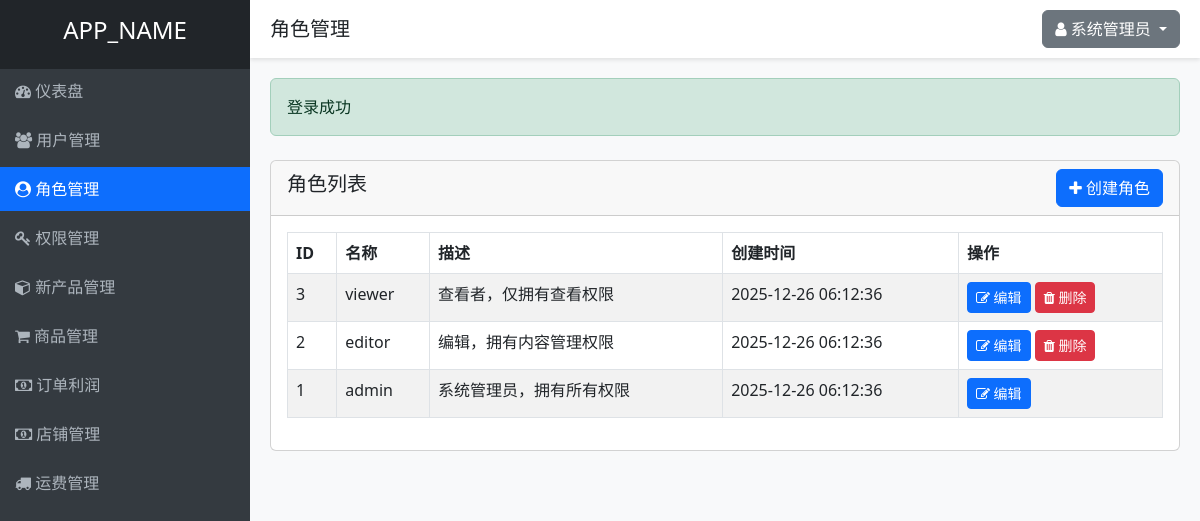
The app's page /roles.php (signed in) with its own data.
### tables this page shows
CREATE TABLE IF NOT EXISTS roles (
    id INT AUTO_INCREMENT PRIMARY KEY,
    name VARCHAR(50) NOT NULL UNIQUE,
    description TEXT,
    created_at TIMESTAMP DEFAULT CURRENT_TIMESTAMP,
    updated_at TIMESTAMP DEFAULT CURRENT_TIMESTAMP ON UPDATE CURRENT_TIMESTAMP
);

### controllers/RoleController.php (called while the page is built, shortened)
<?php
require_once APP_ROOT . '/models/Role.php';
require_once APP_ROOT . '/models/Permission.php';
require_once APP_ROOT . '/helpers/functions.php';
class RoleController {
    private $roleModel;
    public function __construct() {
        $this->roleModel = new Role();
    }
    public function index() {
        $roles = $this->roleModel->getAll();
        include VIEWS_DIR . '/layouts/header.php';
        include VIEWS_DIR . '/roles/index.php';
        include VIEWS_DIR . '/layouts/footer.php';
    }
}
?>

### helpers/functions.php (called while the page is built, shortened)
<?php
function isLoggedIn() {
    return isset($_SESSION['user_id']);
}
function getCurrentUserId() {
    return $_SESSION['user_id'] ?? null;
}
function hasPermission($permissionSlug) {
    require_once APP_ROOT . '/models/Permission.php';
    $permissionModel = new Permission();
    return $permissionModel->checkUserPermission(getCurrentUserId(), $permissionSlug);
}
?>

### includes/database.php (called while the page is built, shortened)
<?php
class Database {
    private static $instance = null;
    private $conn;
    private function __construct() {
        try {
            $this->conn = new PDO(
                "mysql:host=" . DB_HOST . ";dbname=" . DB_NAME . ";charset=utf8",
                DB_USER,
                DB_PASS,
                [
                    PDO::ATTR_ERRMODE => PDO::ERRMODE_EXCEPTION,
                    PDO::ATTR_DEFAULT_FETCH_MODE => PDO::FETCH_ASSOC,
                    PDO::ATTR_EMULATE_PREPARES => false
                ]
            );
        } catch(PDOException $e) {
            die("数据库连接失败: " . $e->getMessage());
        }
    }
    public static function getInstance() {
        if(self::$instance === null) {
            self::$instance = new Database();
        }
        return self::$instance;
    }
    public function query($sql, $params = []) {
        $stmt = $this->conn->prepare($sql);
        $stmt->execute($params);
        return $stmt;
    }
}
?>

### models/Permission.php (called while the page is built, shortened)
<?php
require_once APP_ROOT . '/includes/database.php';
class Permission {
    private $db;
    public function __construct() {
        $this->db = Database::getInstance();
    }
    public function checkUserPermission($userId, $permissionSlug) {
        $sql = "SELECT COUNT(*) as count FROM permissions p
                JOIN role_permissions rp ON p.id = rp.permission_id
                JOIN user_roles ur ON rp.role_id = ur.role_id
                WHERE ur.user_id = ? AND p.slug = ?";
        $stmt = $this->db->query($sql, [$userId, $permissionSlug]);
        $result = $stmt->fetch();
        return $result['count'] > 0;
    }
}
?>

### models/Role.php (called while the page is built, shortened)
<?php
require_once APP_ROOT . '/includes/database.php';
class Role {
    private $db;
    public function __construct() {
        $this->db = Database::getInstance();
    }
    public function getAll() {
        $sql = "SELECT * FROM roles ORDER BY id DESC";
        $stmt = $this->db->query($sql);
        return $stmt->fetchAll();
    }
}
?>

### views/roles/index.php (the view)
<div class="row mt-4">
    <div class="col-md-12">
        <div class="card">
            <div class="card-header d-flex justify-content-between align-items-center">
                <h5>角色列表</h5>
                <?php if (hasPermission('roles.create')): ?>
                    <a href="<?php echo APP_URL; ?>/roles.php?action=create" class="btn btn-primary">
                        <i class="fa fa-plus"></i> 创建角色
                    </a>
                <?php endif; ?>
            </div>
            <div class="card-body">
                <table class="table table-bordered table-striped">
                    <thead>
                        <tr>
                            <th>ID</th>
                            <th>名称</th>
                            <th>描述</th>
                            <th>创建时间</th>
                            <th>操作</th>
                        </tr>
                    </thead>
                    <tbody>
                        <?php foreach ($roles as $role): ?>
                            <tr>
                                <td><?php echo $role['id']; ?></td>
                                <td><?php echo $role['name']; ?></td>
                                <td><?php echo $role['description']; ?></td>
                                <td><?php echo $role['created_at']; ?></td>
                                <td>
                                    <?php if (hasPermission('roles.edit')): ?>
                                        <a href="<?php echo APP_URL; ?>/roles.php?action=edit&id=<?php echo $role['id']; ?>" class="btn btn-sm btn-primary">
                                            <i class="fa fa-edit"></i> 编辑
                                        </a>
                                    <?php endif; ?>
                                    <?php if (hasPermission('roles.delete') && $role['name'] !== 'admin'): ?>
                                        <a href="<?php echo APP_URL; ?>/roles.php?action=delete&id=<?php echo $role['id']; ?>" class="btn btn-sm btn-danger" onclick="return confirm('确定要删除这个角色吗？');">
                                            <i class="fa fa-trash"></i> 删除
                                        </a>
                                    <?php endif; ?>
                                </td>
                            </tr>
                        <?php endforeach; ?>
                    </tbody>
                </table>
            </div>
        </div>
    </div>
</div>

### views/layouts/header.php (style rules this page uses)
body { background-color: #f8f9fa; }

### records on screen
roles: id "3", name "viewer", description "查看者，仅拥有查看权限", created_at "2025-12-26 06:12:36"
roles: id "2", name "editor", description "编辑，拥有内容管理权限", created_at "2025-12-26 06:12:36"
roles: id "1", name "admin", description "系统管理员，拥有所有权限", created_at "2025-12-26 06:12:36"

### other values on screen
APP_NAME "APP_NAME"
$title "角色管理"
$_SESSION['full_name'] "系统管理员"
$success "登录成功"
